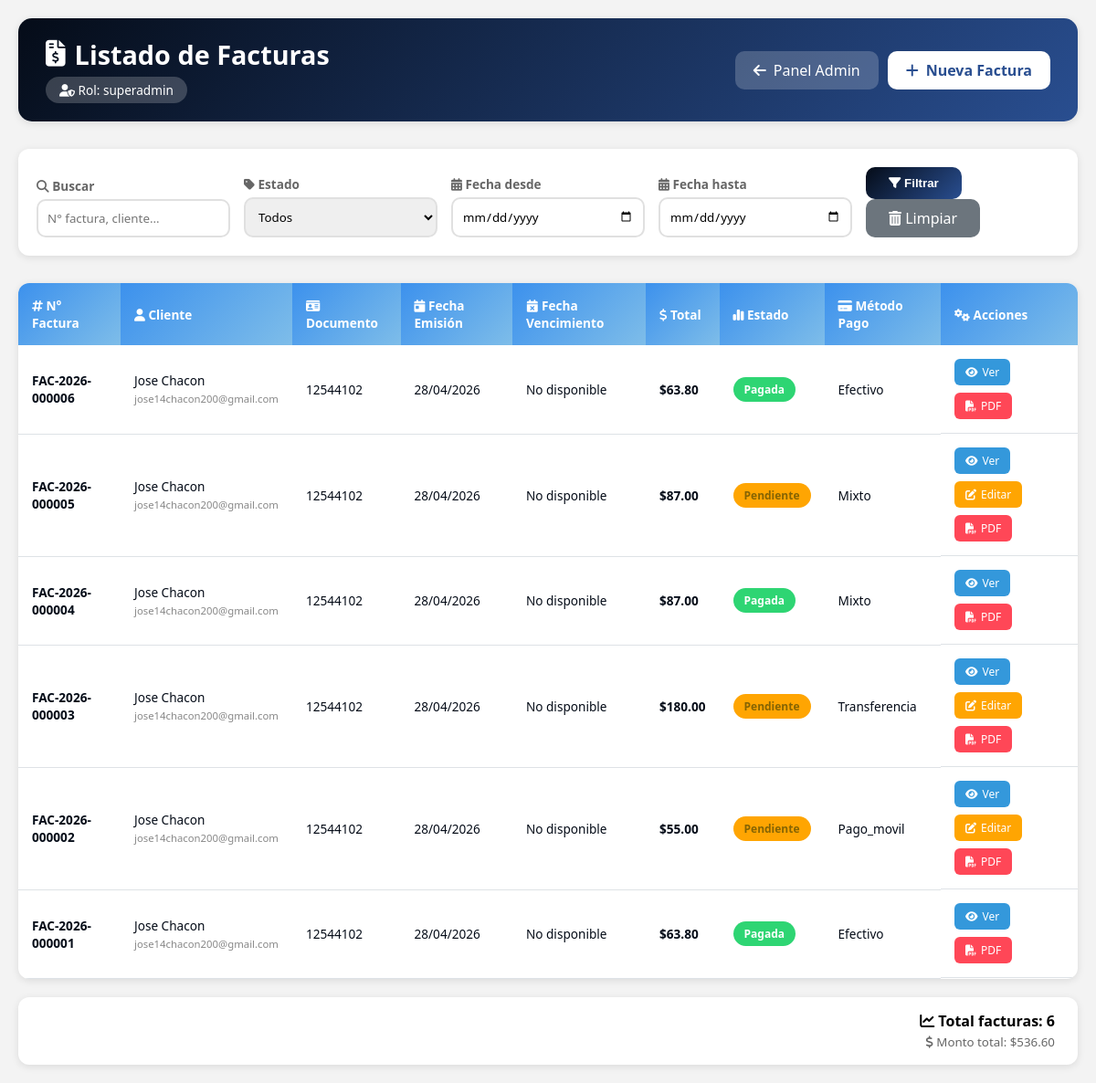
Page /facturacion/listar_facturas.php (signed in) on the earlier database version.
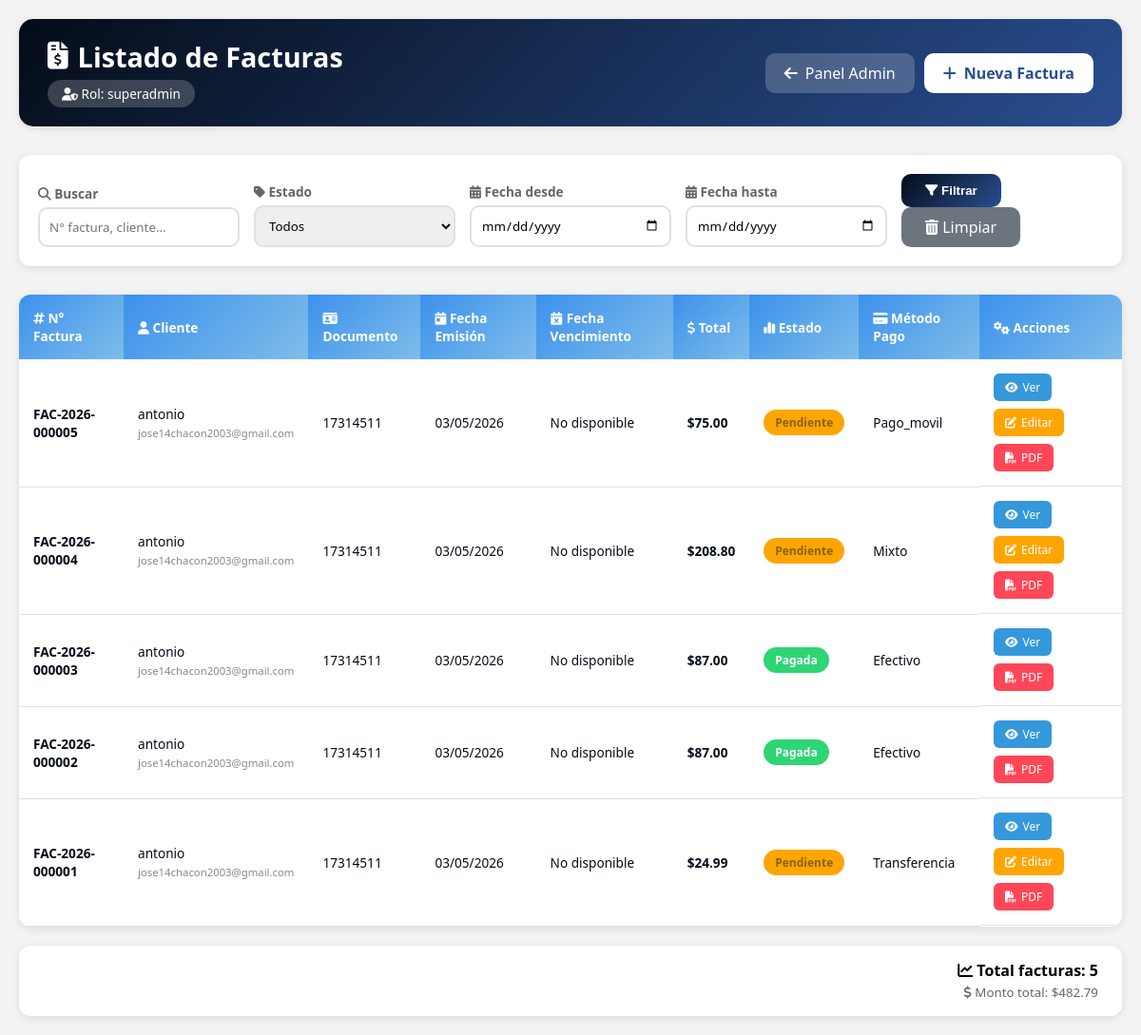
Same page on the later database version.
### tables this page shows
CREATE TABLE `facturas` (
  `id` int NOT NULL AUTO_INCREMENT,
  `pedido_id` int DEFAULT NULL,
  `cliente_id` int NOT NULL,
  `numero_factura` varchar(20) NOT NULL,
  `fecha_emision` datetime DEFAULT CURRENT_TIMESTAMP,
  `fecha_vencimiento` date DEFAULT NULL,
  `subtotal` decimal(10,2) DEFAULT '0.00',
  `iva` decimal(10,2) DEFAULT '0.00',
  `total` decimal(10,2) NOT NULL DEFAULT '0.00',
  `metodo_pago` varchar(50) DEFAULT NULL,
  `estado` enum('pendiente','pagada','anulada') DEFAULT 'pendiente',
  `usuario_id` int DEFAULT NULL,
  `created_at` timestamp NULL DEFAULT CURRENT_TIMESTAMP,
  PRIMARY KEY (`id`),
  UNIQUE KEY `numero_factura` (`numero_factura`),
  UNIQUE KEY `pedido_id` (`pedido_id`),
  KEY `cliente_id` (`cliente_id`),
  CONSTRAINT `facturas_ibfk_1` FOREIGN KEY (`pedido_id`) REFERENCES `pedidos` (`id`) ON DELETE SET NULL,
  CONSTRAINT `facturas_ibfk_2` FOREIGN KEY (`cliente_id`) REFERENCES `clientes` (`id`) ON DELETE CASCADE
);

CREATE TABLE `clientes` (
  `id` int NOT NULL AUTO_INCREMENT,
  `tipo_documento` enum('cedula','ruc','pasaporte','dni') DEFAULT 'cedula',
  `documento` varchar(20) NOT NULL,
  `nombre` varchar(100) NOT NULL,
  `email` varchar(100) NOT NULL,
  `telefono` varchar(20) DEFAULT NULL,
  `direccion` text,
  `ciudad` varchar(50) DEFAULT NULL,
  `estado` enum('activo','inactivo','moroso') DEFAULT 'activo',
  `fecha_registro` datetime DEFAULT CURRENT_TIMESTAMP,
  PRIMARY KEY (`id`),
  UNIQUE KEY `documento` (`documento`)
);

### facturacion/listar_facturas.php (the view, shortened to what this page needs)
<?php
$pdo = conectarDB();
$user_id = $_SESSION['user_id'] ?? 0;
$rol = '';
try {
    $query_admin = "SELECT rol FROM admin_users WHERE id = :user_id AND activo = 1";
    $stmt_admin = $pdo->prepare($query_admin);
    $stmt_admin->execute([':user_id' => $user_id]);
    $admin = $stmt_admin->fetch(PDO::FETCH_ASSOC);
    if ($admin) {
        $rol = $admin['rol'];
    }
} catch (PDOException $e) {
    error_log("Error al obtener rol: " . $e->getMessage());
}
    ?>
<!DOCTYPE html>
<html lang="es">
<head>
    <link rel="stylesheet" href="https://cdnjs.cloudflare.com/ajax/libs/font-awesome/6.4.0/css/all.min.css">
</head>
<body>
    <div class="container">
        <div class="header">
            <div>
                <h1><i class="fas fa-file-invoice-dollar"></i> Listado de Facturas</h1>
                <div class="user-role"><i class="fas fa-user-shield"></i> Rol: <?php echo htmlspecialchars($rol); ?></div>
            </div>
            <div style="display: flex; gap: 10px;">
                <a href="/proyecto/panel admin/panel_admin.php" class="btn-volver"><i class="fas fa-arrow-left"></i> Panel Admin</a>
                <?php if (in_array($rol, ['superadmin', 'admin', 'facturador'])): ?>
                    <a href="/proyecto/facturacion/nueva_factura.php" class="btn-nueva"><i class="fas fa-plus"></i> Nueva Factura</a>
                <?php endif; ?>
            </div>
        </div>
        <?php
        try {
            $search = isset($_GET['search']) ? trim($_GET['search']) : '';
            $fecha_desde = isset($_GET['fecha_desde']) ? $_GET['fecha_desde'] : '';
            $fecha_hasta = isset($_GET['fecha_hasta']) ? $_GET['fecha_hasta'] : '';
            $query = "SELECT
                        f.*,
                        c.nombre as cliente_nombre,
                        c.email as cliente_email,
                        c.documento as cliente_documento,
                        c.telefono as cliente_telefono
                      FROM facturas f
                      LEFT JOIN clientes c ON f.cliente_id = c.id
                      WHERE 1=1";
            $params = [];
            $query .= " ORDER BY f.id DESC";
            $stmt = $pdo->prepare($query);
            $stmt->execute($params);
            $facturas = $stmt->fetchAll(PDO::FETCH_ASSOC);
        } catch (PDOException $e) {
            $facturas = [];
            echo '<div class="alert alert-error" style="background: #f8d7da; color: #721c24; padding: 15px; border-radius: 10px; margin-bottom: 20px;">Error al cargar facturas: ' . htmlspecialchars($e->getMessage()) . '</div>';
        }
        function formatearFecha($fecha, $formato = 'd/m/Y') {
            if (empty($fecha) || $fecha === null) {
                return 'No disponible';
            }
            try {
                $dateTime = new DateTime($fecha);
                return $dateTime->format($formato);
            } catch (Exception $e) {
                return 'Fecha inválida';
            }
        }
        $estados_factura = [
            'pendiente' => 'Pendiente',
            'pagada' => 'Pagada',
            'vencida' => 'Vencida',
            'anulada' => 'Anulada'
        ];
        $metodos_pago = [
            'efectivo' => 'Efectivo',
            'tarjeta_credito' => 'Tarjeta de Crédito',
            'tarjeta_debito' => 'Tarjeta de Débito',
            'transferencia' => 'Transferencia',
            'paypal' => 'PayPal',
            'mercadopago' => 'Mercado Pago'
        ];
        ?>
        <div class="filtros">
            <form method="GET" class="filtros-form">
                <div class="filtro-group">
                    <label><i class="fas fa-search"></i> Buscar</label>
                    <input type="text" name="search" placeholder="N° factura, cliente..." value="<?php echo htmlspecialchars($search ?? ''); ?>">
                </div>
                <div class="filtro-group">
                    <label><i class="fas fa-tag"></i> Estado</label>
                    <select name="estado">
                        <option value="">Todos</option>
                    </select>
                </div>
                <div class="filtro-group">
                    <label><i class="fas fa-calendar-alt"></i> Fecha desde</label>
                    <input type="date" name="fecha_desde" value="<?php echo htmlspecialchars($fecha_desde ?? ''); ?>">
                </div>
                <div class="filtro-group">
                    <label><i class="fas fa-calendar-alt"></i> Fecha hasta</label>
                    <input type="date" name="fecha_hasta" value="<?php echo htmlspecialchars($fecha_hasta ?? ''); ?>">
                </div>
                <div class="filtro-group">
                    <button type="submit" class="btn-filtrar"><i class="fas fa-filter"></i> Filtrar</button>
                    <a href="listar_facturas.php" class="btn-limpiar"><i class="fas fa-trash-alt"></i> Limpiar</a>
                </div>
            </form>
        </div>
        <div class="table-container">
            <table class="data-table">
                <thead>
                    <tr>
                        <th><i class="fas fa-hashtag"></i> N° Factura</th>
                        <th><i class="fas fa-user"></i> Cliente</th>
                        <th><i class="fas fa-id-card"></i> Documento</th>
                        <th><i class="fas fa-calendar-day"></i> Fecha Emisión</th>
                        <th><i class="fas fa-calendar-times"></i> Fecha Vencimiento</th>
                        <th><i class="fas fa-dollar-sign"></i> Total</th>
                        <th><i class="fas fa-chart-simple"></i> Estado</th>
                        <th><i class="fas fa-credit-card"></i> Método Pago</th>
                        <th width="150"><i class="fas fa-cogs"></i> Acciones</th>
                    </tr>
                </thead>
                <tbody>
                    <?php if (empty($facturas)): ?>
                        <tr>
                            <td colspan="9" class="empty-state">
                                <i class="fas fa-inbox"></i>
                                No se encontraron facturas
                            </td>
                        </tr>
                    <?php else: ?>
                        <?php foreach ($facturas as $factura): ?>
                            <tr>
                                <td>
                                    <strong><?php echo htmlspecialchars($factura['numero_factura']); ?></strong>
                                </td>
                                <td>
                                    <?php echo htmlspecialchars($factura['cliente_nombre'] ?? 'N/A'); ?>
                                    <br>
                                    <small style="color:#888;"><?php echo htmlspecialchars($factura['cliente_email'] ?? ''); ?></small>
                                </td>
                                <td><?php echo htmlspecialchars($factura['cliente_documento'] ?? 'N/A'); ?></td>
                                <td><?php echo formatearFecha($factura['fecha_emision'] ?? null); ?></td>
                                <td>
                                    <?php
                                    $fecha_vencimiento = $factura['fecha_vencimiento'] ?? null;
                                    echo formatearFecha($fecha_vencimiento);
                                    ?>
                                </td>
                                <td>
                                    <strong>$<?php echo number_format(floatval($factura['total'] ?? 0), 2); ?></strong>
                                </td>
                                <td>
                                    <?php
                                    $estado_actual = $factura['estado'] ?? 'pendiente';
                                    $badge_class = '';
                                    switch ($estado_actual) {
                                        case 'pendiente': $badge_class = 'badge-pendiente'; break;
                                        case 'pagada': $badge_class = 'badge-pagada'; break;
                                    }
                                    ?>
                                    <span class="badge <?php echo $badge_class; ?>">
                                        <?php echo $estados_factura[$estado_actual] ?? ucfirst($estado_actual); ?>
                                    </span>
                                </td>
                                <td>
                                    <?php
                                    $metodo = $factura['metodo_pago'] ?? 'efectivo';
                                    echo $metodos_pago[$metodo] ?? ucfirst($metodo);
                                    ?>
                                </td>
                                <td class="acciones">
                                    <a href="ver_factura.php?id=<?php echo $factura['id']; ?>" class="btn-accion btn-ver"><i class="fas fa-eye"></i> Ver</a>
                                    <?php if (in_array($rol, ['superadmin', 'admin', 'facturador']) && ($factura['estado'] ?? '') !== 'pagada' && ($factura['estado'] ?? '') !== 'anulada'): ?>
                                        <a href="editar_factura.php?id=<?php echo $factura['id']; ?>" class="btn-accion btn-editar"><i class="fas fa-edit"></i> Editar</a>
                                    <?php endif; ?>
                                    <a href="generar_pdf.php?id=<?php echo $factura['id']; ?>" class="btn-accion btn-pdf" target="_blank"><i class="fas fa-file-pdf"></i> PDF</a>
                                </td>
                            </tr>
                        <?php endforeach; ?>
                    <?php endif; ?>
                </tbody>
            </table>
        </div>
        <?php if (!empty($facturas)): ?>
            <div class="resumen-card">
                <strong><i class="fas fa-chart-line"></i> Total facturas: <?php echo count($facturas); ?></strong>
                <br>
                <small><i class="fas fa-dollar-sign"></i> Monto total: $<?php
                    $total_general = array_sum(array_map(function($f) {
                        return floatval($f['total'] ?? 0);
                    }, $facturas));
                    echo number_format($total_general, 2);
                ?></small>
            </div>
        <?php endif; ?>
    </div>
</body>
</html>

### facturacion/listar_facturas.php (style rules this page uses)
:root { --primary-color: #050C18; --secondary-color: #294E90; --accent-color: #3C91ED; --light-color: #7EBDE9; --bg-color: #F3F3F3; --text-color: #050C18; --card-bg: #ffffff; --header-bg: linear-gradient(135deg, var(--primary-color), var(--secondary-color)); --success: #2ed573; --warning: #ffa502; --danger: #ff4757; --info: #3498db; }
* { margin: 0; padding: 0; box-sizing: border-box; }
body { font-family: 'Segoe UI', Tahoma, Geneva, Verdana, sans-serif; background: var(--bg-color); padding: 20px; }
.container { max-width: 1400px; margin: 0 auto; }
.header { background: var(--header-bg); color: white; padding: 20px 30px; border-radius: 15px; margin-bottom: 30px; display: flex; justify-content: space-between; align-items: center; flex-wrap: wrap; gap: 15px; box-shadow: 0 2px 8px rgba(0,0,0,0.1); }
.header h1 { font-size: 1.8rem; display: flex; align-items: center; gap: 10px; }
.header h1 i { font-size: 1.8rem; }
.user-role { background: rgba(255,255,255,0.2); padding: 5px 15px; border-radius: 20px; font-size: 0.85rem; margin-top: 5px; display: inline-block; }
.btn-nueva { background: white; color: var(--secondary-color); padding: 10px 20px; border-radius: 10px; text-decoration: none; font-weight: 600; transition: all 0.3s; display: inline-flex; align-items: center; gap: 8px; }
.btn-volver { background: rgba(255,255,255,0.2); color: white; padding: 10px 20px; border-radius: 10px; text-decoration: none; transition: all 0.3s; display: inline-flex; align-items: center; gap: 8px; }
.filtros { background: var(--card-bg); padding: 20px; border-radius: 12px; margin-bottom: 30px; box-shadow: 0 2px 8px rgba(0,0,0,0.1); }
.filtros-form { display: flex; flex-wrap: wrap; gap: 15px; align-items: flex-end; }
.filtro-group { flex: 1; min-width: 150px; }
.filtro-group label { display: block; margin-bottom: 5px; font-size: 0.85rem; color: #666; font-weight: 600; }
.filtro-group input, .filtro-group select { width: 100%; padding: 10px; border: 2px solid #e0e0e0; border-radius: 10px; transition: all 0.3s; font-family: inherit; }
.btn-filtrar { background: linear-gradient(135deg, var(--primary-color), var(--secondary-color)); color: white; padding: 10px 25px; border: none; border-radius: 10px; cursor: pointer; font-weight: 600; transition: all 0.3s; }
.btn-limpiar { background: #6c757d; color: white; padding: 10px 25px; border: none; border-radius: 10px; cursor: pointer; text-decoration: none; display: inline-block; transition: all 0.3s; }
.table-container { background: var(--card-bg); border-radius: 12px; overflow-x: auto; box-shadow: 0 2px 8px rgba(0,0,0,0.1); }
.data-table { width: 100%; border-collapse: collapse; min-width: 800px; }
.data-table th { padding: 15px; text-align: left; background: linear-gradient(135deg, var(--accent-color), var(--light-color)); color: white; font-weight: 600; font-size: 0.85rem; }
.data-table td { padding: 15px; border-bottom: 1px solid #dee2e6; color: var(--text-color); font-size: 0.85rem; }
.badge { display: inline-block; padding: 5px 12px; border-radius: 20px; font-size: 0.75rem; font-weight: 600; }
.badge-pendiente { background: var(--warning); color: #856404; }
.badge-pagada { background: var(--success); color: white; }
.acciones { display: flex; gap: 8px; flex-wrap: wrap; }
.btn-accion { padding: 6px 12px; border-radius: 6px; text-decoration: none; font-size: 0.75rem; transition: all 0.3s; display: inline-flex; align-items: center; gap: 5px; }
.btn-ver { background: var(--info); color: white; }
.btn-editar { background: var(--warning); color: white; }
.btn-pdf { background: var(--danger); color: white; }
.resumen-card { background: var(--card-bg); border-radius: 12px; padding: 15px 25px; margin-top: 20px; text-align: right; box-shadow: 0 2px 8px rgba(0,0,0,0.1); }
.resumen-card strong { font-size: 1rem; }
.resumen-card small { color: #666; }

Differences in the rows shown:
removed facturas: numero_factura "FAC-2026-000006", cliente.nombre "Jose Chacon", cliente.email "jose14chacon200@gmail.com", cliente.documento "12544102", fecha_emision "28/04/2026", fecha_vencimiento "No disponible", total "63.80", estado "Pagada", metodo_pago "Efectivo"
changed facturas: cliente.nombre "Jose Chacon" → "antonio"; cliente.email "jose14chacon200@gmail.com" → "jose14chacon2003@gmail.com"; cliente.documento "12544102" → "17314511"; fecha_emision "28/04/2026" → "03/05/2026"; total "87.00" → "75.00"; metodo_pago "Mixto" → "Pago_movil"
changed facturas "FAC-2026-000004": cliente.nombre "Jose Chacon" → "antonio"; cliente.email "jose14chacon200@gmail.com" → "jose14chacon2003@gmail.com"; cliente.documento "12544102" → "17314511"; fecha_emision "28/04/2026" → "03/05/2026"; total "87.00" → "208.80"; estado "Pagada" → "Pendiente"; now shows "Editar"
changed facturas "FAC-2026-000003": cliente.nombre "Jose Chacon" → "antonio"; cliente.email "jose14chacon200@gmail.com" → "jose14chacon2003@gmail.com"; cliente.documento "12544102" → "17314511"; fecha_emision "28/04/2026" → "03/05/2026"; total "180.00" → "87.00"; estado "Pendiente" → "Pagada"; metodo_pago "Transferencia" → "Efectivo"; no longer shows "Editar"
changed facturas "FAC-2026-000002": cliente.nombre "Jose Chacon" → "antonio"; cliente.email "jose14chacon200@gmail.com" → "jose14chacon2003@gmail.com"; cliente.documento "12544102" → "17314511"; fecha_emision "28/04/2026" → "03/05/2026"; total "55.00" → "87.00"; estado "Pendiente" → "Pagada"; metodo_pago "Pago_movil" → "Efectivo"; no longer shows "Editar"
changed facturas: cliente.nombre "Jose Chacon" → "antonio"; cliente.email "jose14chacon200@gmail.com" → "jose14chacon2003@gmail.com"; cliente.documento "12544102" → "17314511"; fecha_emision "28/04/2026" → "03/05/2026"; total "63.80" → "24.99"; estado "Pagada" → "Pendiente"; metodo_pago "Efectivo" → "Transferencia"; now shows "Editar"
Other differences:
count($facturas): "6" → "5"
$total_general: "536.60" → "482.79"
